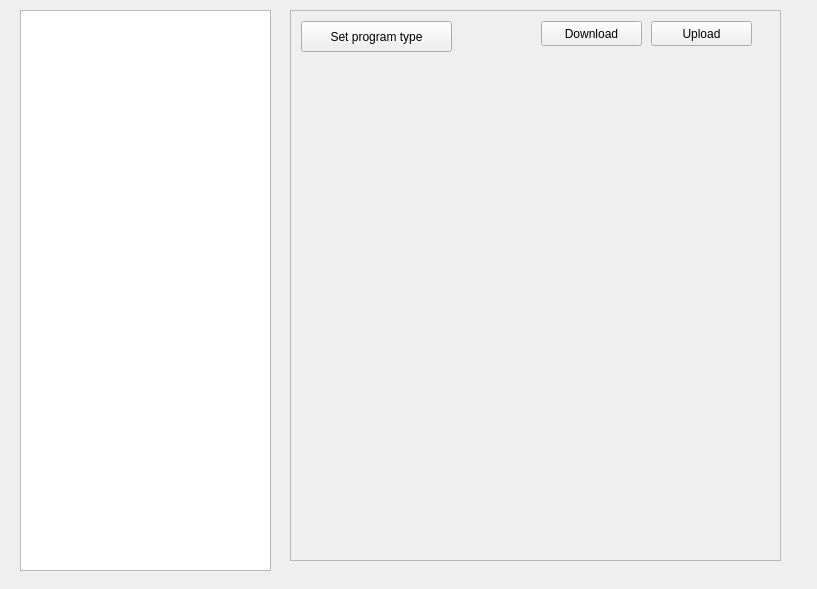
<?xml version="1.0" encoding="UTF-8"?>
<ui version="4.0">
 <class>WidgetPrograms</class>
 <widget class="QWidget" name="WidgetPrograms">
  <property name="geometry">
   <rect>
    <x>0</x>
    <y>0</y>
    <width>817</width>
    <height>589</height>
   </rect>
  </property>
  <property name="windowTitle">
   <string>Form</string>
  </property>
  <widget class="QTreeView" name="tvPrograms">
   <property name="geometry">
    <rect>
     <x>20</x>
     <y>10</y>
     <width>251</width>
     <height>561</height>
    </rect>
   </property>
   <property name="contextMenuPolicy">
    <enum>Qt::CustomContextMenu</enum>
   </property>
   <property name="editTriggers">
    <set>QAbstractItemView::DoubleClicked|QAbstractItemView::EditKeyPressed|QAbstractItemView::SelectedClicked</set>
   </property>
   <property name="alternatingRowColors">
    <bool>true</bool>
   </property>
  </widget>
  <widget class="QScrollArea" name="scrollArea">
   <property name="geometry">
    <rect>
     <x>290</x>
     <y>10</y>
     <width>491</width>
     <height>551</height>
    </rect>
   </property>
   <property name="widgetResizable">
    <bool>true</bool>
   </property>
   <widget class="QWidget" name="scrollAreaWidgetContents">
    <property name="geometry">
     <rect>
      <x>0</x>
      <y>0</y>
      <width>489</width>
      <height>549</height>
     </rect>
    </property>
    <widget class="QToolButton" name="tbSetProgramType">
     <property name="geometry">
      <rect>
       <x>10</x>
       <y>10</y>
       <width>151</width>
       <height>31</height>
      </rect>
     </property>
     <property name="text">
      <string>Set program type</string>
     </property>
     <property name="icon">
      <iconset resource="icons.qrc">
       <normaloff>:/icons/magic_wand_2.png</normaloff>:/icons/magic_wand_2.png</iconset>
     </property>
     <property name="popupMode">
      <enum>QToolButton::InstantPopup</enum>
     </property>
     <property name="toolButtonStyle">
      <enum>Qt::ToolButtonTextBesideIcon</enum>
     </property>
    </widget>
    <widget class="QToolButton" name="tbDownload">
     <property name="geometry">
      <rect>
       <x>250</x>
       <y>10</y>
       <width>101</width>
       <height>25</height>
      </rect>
     </property>
     <property name="text">
      <string>Download</string>
     </property>
     <property name="icon">
      <iconset resource="icons.qrc">
       <normaloff>:/icons/bullet_arrow_down.png</normaloff>:/icons/bullet_arrow_down.png</iconset>
     </property>
     <property name="toolButtonStyle">
      <enum>Qt::ToolButtonTextBesideIcon</enum>
     </property>
    </widget>
    <widget class="QToolButton" name="tbUpload">
     <property name="geometry">
      <rect>
       <x>360</x>
       <y>10</y>
       <width>101</width>
       <height>25</height>
      </rect>
     </property>
     <property name="text">
      <string>Upload</string>
     </property>
     <property name="icon">
      <iconset resource="icons.qrc">
       <normaloff>:/icons/bullet_arrow_up.png</normaloff>:/icons/bullet_arrow_up.png</iconset>
     </property>
     <property name="toolButtonStyle">
      <enum>Qt::ToolButtonTextBesideIcon</enum>
     </property>
    </widget>
    <widget class="QLabel" name="lStatus">
     <property name="geometry">
      <rect>
       <x>10</x>
       <y>50</y>
       <width>351</width>
       <height>31</height>
      </rect>
     </property>
     <property name="text">
      <string/>
     </property>
    </widget>
   </widget>
  </widget>
  <action name="actionSetUnknownProgramType">
   <property name="text">
    <string>No program</string>
   </property>
   <property name="toolTip">
    <string>No program</string>
   </property>
  </action>
  <action name="actionSetTimerControlType">
   <property name="text">
    <string>Timer control</string>
   </property>
   <property name="toolTip">
    <string>Timer control</string>
   </property>
  </action>
  <action name="actionSetRelayControlType">
   <property name="text">
    <string>Relay control</string>
   </property>
   <property name="toolTip">
    <string>Relay control</string>
   </property>
  </action>
  <action name="actionSetPidControlType">
   <property name="text">
    <string>PID control</string>
   </property>
   <property name="toolTip">
    <string>PID control</string>
   </property>
  </action>
  <action name="actionResetPrograms">
   <property name="text">
    <string>Reset programs</string>
   </property>
   <property name="toolTip">
    <string>Reset programs</string>
   </property>
  </action>
 </widget>
 <resources>
  <include location="icons.qrc"/>
 </resources>
 <connections/>
</ui>
